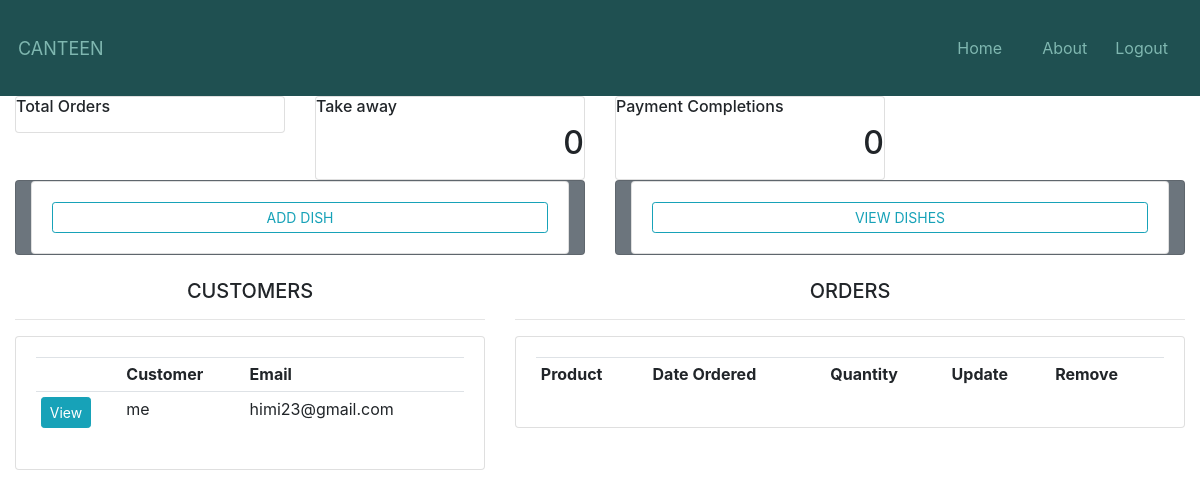
Page /dashboard/ (signed in) on the earlier database version.
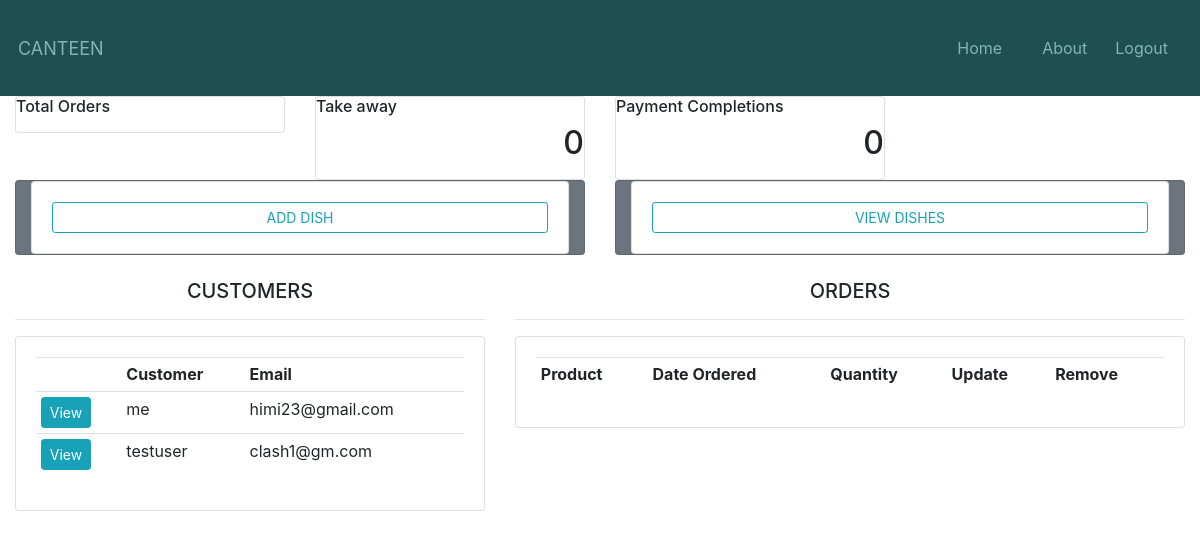
Same page on the later database version.
### account/models.py (models this page shows, shortened)
class Customer(models.Model):
    user=models.OneToOneField(User,on_delete=models.CASCADE)
    name=models.CharField(max_length=200)
    email=models.EmailField(max_length=100)

### ordering/decorators.py (the view)
    def wrapper_func(request, *args, **kwargs):
        if not request.user.is_staff:
            return redirect('menu')
        else:
            return view_func(request, *args, **kwargs)

### ordering/views.py (called while the page is built)
@admin_only
def Dashboard(request):
    orders_info=order_info.objects.all()
    carts=cart.objects.all()
    products=Product.objects.all()
    customers=Customer.objects.all()
    total_customer=customers.count()
    total_order=orders_info.count()
    take_away=orders_info.filter(take_away="Yes").count()
    payment=orders_info.filter(complete="True").count()
    context={"orders_info":orders_info, "carts":carts, "products":products , "customers":customers , "total_customer":total_customer, "total_order":total_order , "take_away":take_away , "payment":payment }
    return render(request,"ordering/dashboard.html",context)

### ordering/templates/ordering/dashboard.html (shortened to what this page needs)
{% extends "account/base.html" %}
{% load static %}
{% block content %}
<div class="col" class="container">
    <div class="row">
        <div class="col-md-4 col-xl-3">
            <div class="card bg-c-blue order-card">
                <div id="b" class="card-block">
                    <h6 class="m-b-20 r">Total Orders</h6>
                </div>
            </div>
        </div>
        <div class="col-md-4 col-xl-3">
            <div class="card bg-c-green order-card">
                <div class="card-block">
                    <h6 class="m-b-20 r">Take away</h6>
                    <h2 class="text-right r"><span>{{take_away}}</span></h2>
                </div>
            </div>
        </div>
        <div class="col-md-4 col-xl-3">
            <div class="card bg-c-pink order-card">
                <div class="card-block">
                    <h6 class="m-b-20 r">Payment Completions</h6>
                    <h2 class="text-right r"><span>{{payment}}</span></h2>
                </div>
            </div>
        </div>
    </div>
<div class="row">
    <div class="col-sm-6 text-center">
        <div class="card bg-secondary col-md">
            <div class=" card card-body">
            <a href="{% url 'add_product' %}" class="btn btn-sm btn-outline-info">ADD DISH</a>
            </div>
        </div>
    </div>
    <div class="col-sm-6 text-center">
        <div class="card bg-secondary col-md">
            <div class=" card card-body">
                <a href="#" class="btn btn-sm btn-outline-info">VIEW DISHES</a>
            </div>
        </div>
    </div>
</div>
<br>
<div class="row">
    <div class="col-md-5">
        <h5 style="text-align: center;">CUSTOMERS</h5>
        <hr>
        <div class="card card-body">
            <table class="table table-sm">
                <tr>
                    <th></th>
                    <th>Customer</th>
                    <th>Email</th>
                </tr>
                {% for customer in customers %}
                <tr>
                    <td><a href="#" class="btn btn-sm btn-info  ">View</a></td>
                    <td>{{customer.name}}</td>
                    <td>{{customer.email}}</td>
                </tr>
                {% endfor %}
            </table>
        </div>
    </div>
    <div class="col-md-7">
        <h5 style="text-align: center;">ORDERS</h5>
        <hr>
        <div class="card card-body">
            <table class="table table-sm">
                <tr>
                    <th>Product</th>
                    <th>Date Ordered</th>
                    <th>Quantity</th>
                    <th>Update</th>
                    <th>Remove</th>
                </tr>
            </table>
        </div>
    </div>
</div>
{% endblock %}

### account/templates/account/base.html (shortened to what this page needs)
<!DOCTYPE html>
<html lang="en">
{% load static %}
<head>
    <link rel="stylesheet" type="text/css" href="{% static 'account/main.css' %}">
    <link rel="stylesheet" href="https://cdn.jsdelivr.net/npm/bootstrap@4.4.1/dist/css/bootstrap.min.css">
</head>
<body>
    <nav class="navbarContainer">
        {% if not user.is_staff %}
        <a class="logoHeading" href="#"> Canteen</a>
        {% else %}
        <a class="logoHeading" href="#">Canteen</a>
        {% endif %}
        <div class="anchoreContainer" id="navbarSupportedContent">
            <ul class="anchorestag">
                <li class="nav-item active">
                    {% if not user.is_staff %}
                    <a class="nav-link" href="#">Home <span class="sr-only"></span></a>
                    {% else %}
                    <a class="nav-link" href="#">Home </a>
                    {%endif%}
                </li>
            </ul>
            <div class="navbarButtonsContainer">
                {% if user.is_authenticated %}
                <a href="#" class="my-2 my-sm-0">About</a>
                <a href="{% url 'logout' %}" class="my-2 my-sm-0">Logout</a>
                {% else %}
                <a href="{% url 'register' %}" class=" mr-sm-2">Register</a>
                <a href="{% url 'login' %}" class=" my-2 my-sm-0">Login</a>
                {% endif %}
            </div>
        </div>
    </nav>
    {% block content %}{% endblock %}
</body>
</html>

### account/static/account/main.css (style rules this page uses)
.navbarContainer { background-color: #1f5051; padding: 18px; display: flex; flex-direction: row; justify-content: space-between; align-items: center; }
.logoHeading { text-decoration: none; color: #7fb7b0; text-transform: uppercase; font-size: 18px; }
.anchoreContainer { display: flex; flex-direction: row; }
.anchorestag { padding: 10px; margin: 0px; list-style: none; }
.anchorestag a { color: #7fb7b0; }
.navbarButtonsContainer { display: flex; flex-direction: row; align-items: center; }
.navbarButtonsContainer a { color: #7fb7b0; background-color: transparent; padding: 5px 14px; text-decoration: none; border-radius: 10px; }
::placeholder { color: white; }

Differences in the rows shown:
added Customer: name "testuser", email "clash1@gm.com"
